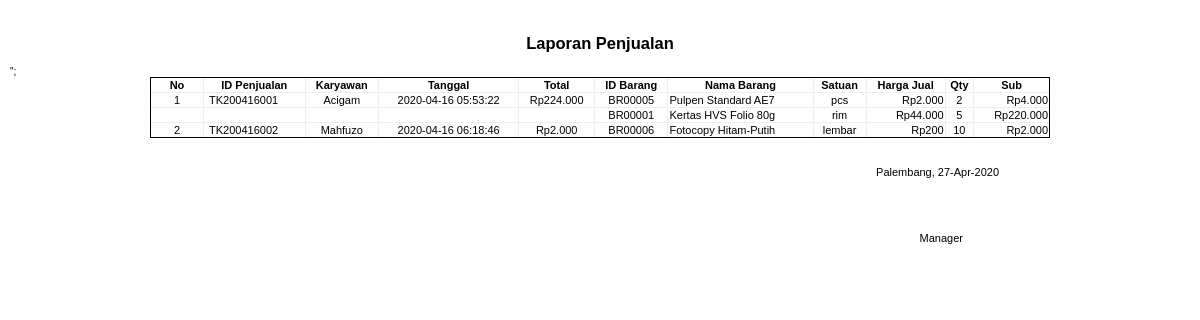
The app's page /page/laporan/laporanPenjualan.php, older data.
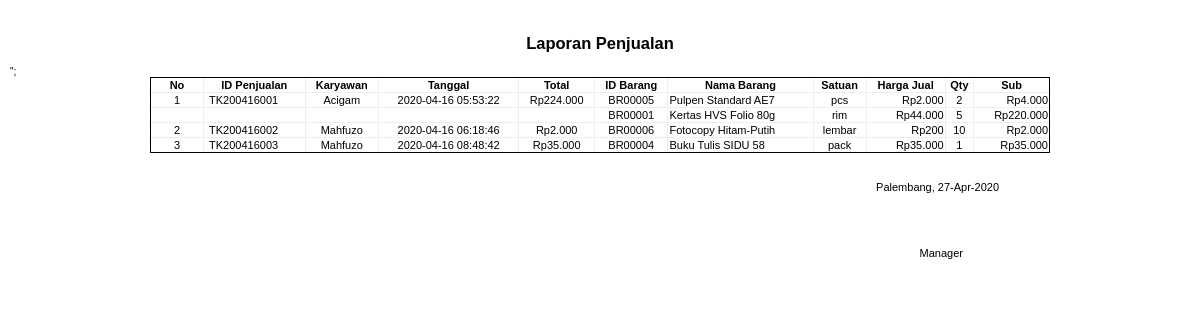
The same page, newer data.
### tables this page shows
CREATE TABLE `transaksi_penjualan` (
  `id_transaksi` varchar(11) NOT NULL,
  `id_karwayan` int(11) DEFAULT NULL,
  `tgl_transaksi` timestamp NOT NULL DEFAULT current_timestamp() ON UPDATE current_timestamp(),
  `total` int(11) NOT NULL
);

CREATE TABLE `detail_penjualan` (
  `id_transaksi` varchar(11) NOT NULL,
  `id_barang` varchar(9) NOT NULL,
  `jml_barang` int(11) NOT NULL
);

CREATE TABLE `karyawan` (
  `id_karyawan` int(11) NOT NULL,
  `nama` varchar(25) NOT NULL,
  `alamat` varchar(255) NOT NULL,
  `jenis_kelamin` enum('L','P') NOT NULL,
  `no_telp` varchar(15) NOT NULL
);

CREATE TABLE `barang` (
  `id_barang` varchar(9) NOT NULL,
  `id_kategori` int(11) NOT NULL,
  `nama_brg` varchar(20) NOT NULL,
  `stok` int(11) NOT NULL,
  `satuan` varchar(9) NOT NULL,
  `harga` int(11) NOT NULL
);

### page/laporan/laporanPenjualan.php (the view, shortened to what this page needs)
<?php
    include "../../koneksi.php";
?>
<!DOCTYPE html>
<html lang="en">
<head>
    <link rel="stylesheet" href="../../css/myLaporanCSS.css"/>
</head>
<body onload="window.print()">
<div id="laporan">
<table border="0" align="center" style="width:800px; border:none;margin-top:5px;margin-bottom:0px;">
<tr>
    <td colspan="2" style="width:800px"><center><h2 style="margin-bottom:0px">Laporan Penjualan</h2></center><br/></td>
</tr>
</table>
<table align='center' width='900px;' border='1'>";
<thead>
    <tr>
        <th style="width:50px;">No</th>
        <th>ID Penjualan</th>
        <th>Karyawan</th>
        <th>Tanggal</th>
        <th>Total</th>
        <th>ID Barang</th>
        <th>Nama Barang</th>
        <th>Satuan</th>
        <th>Harga Jual</th>
        <th>Qty</th>
        <th>Sub</th>
    </tr>
</thead>
<tbody>
    <?php
    $sql = "SELECT detail_penjualan.id_transaksi, tgl_transaksi, karyawan.nama, total, barang.id_barang,
            barang.nama_brg, satuan, barang.harga, jml_barang
            FROM `transaksi_penjualan`
            INNER JOIN detail_penjualan ON detail_penjualan.id_transaksi = transaksi_penjualan.id_transaksi
            INNER JOIN karyawan ON karyawan.id_karyawan = transaksi_penjualan.id_karwayan
            INNER JOIN barang ON barang.id_barang = detail_penjualan.id_barang ORDER BY detail_penjualan.id_transaksi";
    $query = mysqli_query($conn, $sql) or die (mysqli_error());
    $tempid = "";
    $count = 1;
    while ($data = mysqli_fetch_array($query, MYSQLI_ASSOC)){
        $idTransaksi = $data['id_transaksi'];
        $tglTransaksi = $data['tgl_transaksi'];
        $nmkar = $data['nama'];
        $idbar = $data["id_barang"];
        $nabar = $data["nama_brg"];
        $satuan = $data["satuan"];
        $qty = $data["jml_barang"];
        $harga = $data["harga"];
        $sub = $qty * $harga;
        $total = $data["total"]
        ?>
        <tr>
            <?php
                if ($tempid != $idTransaksi) {
                    $tempid = $idTransaksi;?>
                    <td style="text-align:center;"><?php echo $count;?></td>
                    <td style="padding-left:5px;"><?php echo $idTransaksi;?></td>
                    <td style="text-align:center;"><?php echo $nmkar;?></td>
                    <td style="text-align:center;"><?php echo $tglTransaksi;?></td>
                    <td style="text-align:center;"><?php echo 'Rp'.number_format($total,0,",",".");?></td>
                <?php $count++;}else { ?>
                   <td style="text-align:center;"></td>
                   <td style="padding-left:5px;"></td>
                   <td style="text-align:center;"></td>
                   <td style="text-align:center;"></td>
                   <td style="text-align:center;"></td>
                <?php }
            ?>
            <td style="text-align:center;"><?php echo $idbar;?></td>
            <td style="text-align:left;"><?php echo $nabar;?></td>
            <td style="text-align:center;"><?php echo $satuan;?></td>
            <td style="text-align:right;"><?php echo 'Rp'.number_format($harga,0,",",".");?></td>
            <td style="text-align:center;"><?php echo $qty;?></td>
            <td style="text-align:right;"><?php echo 'Rp'.number_format($sub,0,",",".");?></td>
        </tr>
    <?php
    }
    ?>
</tbody>
</table>
<table align="center" style="width:800px; border:none;margin-top:5px;margin-bottom:20px;">
    <tr>
        <td></td>
</table>
<table align="center" style="width:800px; border:none;margin-top:5px;margin-bottom:20px;">
    <tr>
        <td align="right">Palembang, <?php echo date('d-M-Y')?></td>
    </tr>
    <tr>
        <td align="right"></td>
    </tr>
    <tr>
    <td><br/><br/><br/><br/></td>
    </tr>
    <tr>
        <td align="right" style="padding-right:37px">Manager</td>
    </tr>
    <tr>
        <td align="center"></td>
    </tr>
</div>
</body>
</html>

### css/myLaporanCSS.css (style rules this page uses)
body { font-family: arial, sans-serif; font-size: 10px; }
table { font-size: 10px; border: 1px solid black; margin-left:auto; margin-right:auto; }
#laporan { color:black; padding:6px 2px; }
#laporan table { border-collapse:collapse; border: 1px solid; font-size:11px; }
#laporan table th { font-weight:bold; vertical-align:middle; }

Row changes from the older to the newer data that the page shows:
added transaksi_penjualan: detail_penjualan.id_transaksi "TK200416003", id_karwayan.nama "Mahfuzo", tgl_transaksi "2020-04-16 08:48:42", total "35.000", barang.id_barang "BR00004", barang.nama_brg "Buku Tulis SIDU 58", barang.satuan "pack", barang.harga "35.000", detail_penjualan.jml_barang "1", detail_penjualan.jml_barang "35.000"
